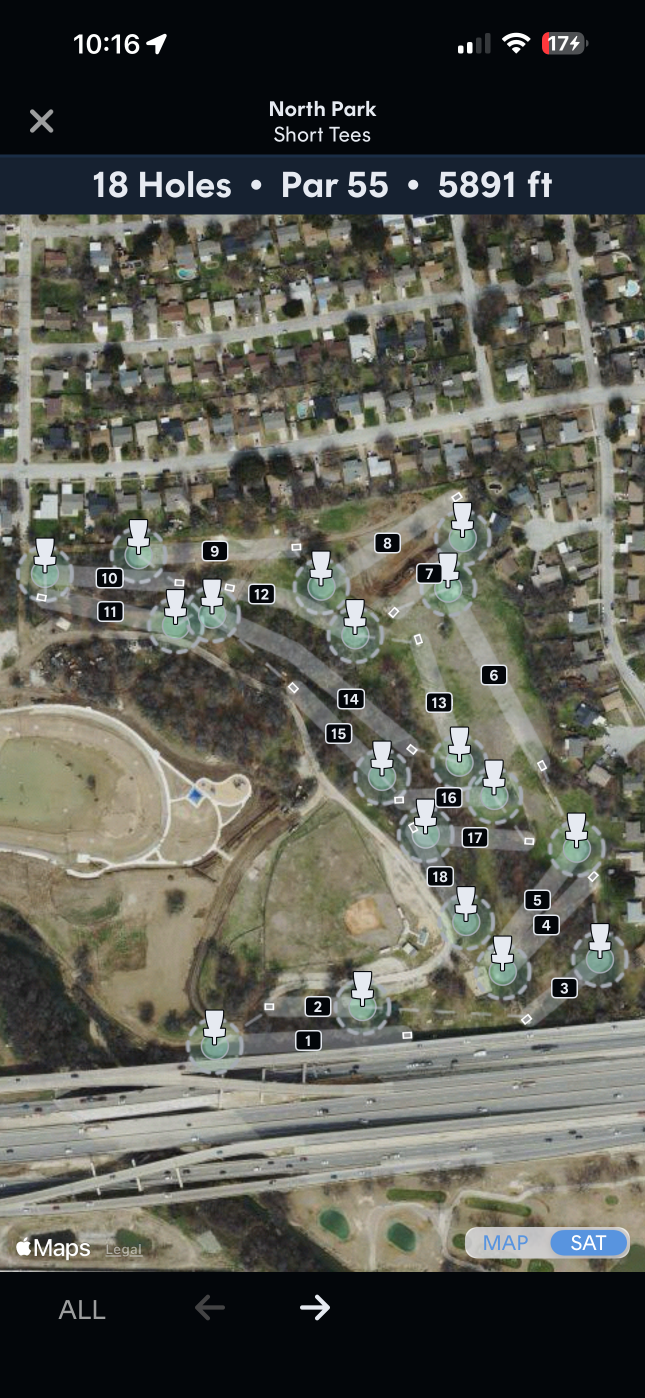
#> input picture specimens/dev/NorthPark-full.png, 1290 x 2796 px, found by its file name (shown at 1/2 size)
$ python freeze_protocol.py
#> lines starting #> are read from the running program, lines starting #| are printed output that depends on the picture
from pathlib import Path
from PIL import Image,ImageDraw,ImageFont
import json,hashlib,math,datetime
p=Path(__file__).parent
sha=lambda b:hashlib.sha256(b).hexdigest()
platform='49255331791b1245cf0f9cd699816175f94e70f2'
font=ImageFont.truetype('/usr/share/fonts/truetype/dejavu/DejaVuSans.ttf',15)
small=ImageFont.truetype('/usr/share/fonts/truetype/dejavu/DejaVuSans.ttf',12)
cases=[dict(name='NorthPark-full',blob='4209f4057c5dacdcd2e895b5ded8e5e5e42f999a',training=[(665,2078),(770,2073)],center=(717.5,2075.5),terrain=(724,1833),crop=(600,1740,260,420),bank=[32,40,48],testimony='No NorthPark testimony directory exists in pinned testimony tree. Both endpoints are supplied from direct visual inspection in original full screenshot; no tee/badge/hole identity is asserted.',terrain_note='Bright tan sports-field patch, visually outside the rendered ribbons. Surface/organic identity is unverified; this is a bright non-path hypothesis.'),dict(name='TowneLake-full',blob='b25f5e74fb1ee18255e148c332f2cd430399cf9a',training=[(369,1725),(305,1835)],center=(320,1804),terrain=(900,2130),crop=(250,1660,720,540),bank=[29,37,45],testimony='Pinned annotation is available but targets absent 1290x2012 historical app crop SHA256 de12c697e0afce02c428df17ccc0ddb99849956387096a6555a64d0967dc1eca. README gives annotation-to-canonical y-1 only; original full screenshot translation is unestablished. Abstain from annotation projection. Both training endpoints are newly supplied visual original-source pixels, not mapped Sam testimony; API tee/badge fields have no semantic identity claim.',terrain_note='Open grass/irregular terrain patch between drawn ribbons, visually inspected as a bright non-path hypothesis. No independent terrain segmentation or semantic truth.')]
protocol={'schema':'chainspot.source-pixel-control-protocol@1','job_id':'E504','worker':'D4','freezeStage':'pre-measurement','frozenAtUTC':datetime.datetime.now(datetime.timezone.utc).isoformat(),'sourceRecipeFreezeSha256':'5b59dce1c7ae87f962c0305697ed883e423bd504fedce5851fb02242309dcf52','sourceCheckoutCommit':'3a5d37f5881fa0745de096293139daba18d8efc2','scope':'Exploratory source-pixel comparisons with caller-selected visual controls; no route ground truth or semantic acceptance. All selected regions are exposed.','coordinateConvention':'Original PNG integer pixel-center coordinates; x right, y down, heading from +x toward +y; normal=(-sin heading,cos heading). Integer crop translation only, no resize or S0 canonical conversion.','sampling':'Retain full RGBA unchanged; no AA muting, masking, normalization or filtering. All occluder boxes empty: manual windows intentionally avoid sprites where possible; texture/ring overlap may remain.','measurementsExecuted':False,'cases':[]}
for c in cases:
 name=c['name']; im=Image.open(p/(name+'.png')).convert('RGBA'); frame=name+':original-1290x2796'
 a,b=c['training']; h=math.atan2(b[1]-a[1],b[0]-a[0]); n=(-math.sin(h),math.cos(h));x,y=c['center']; ox,oy=x+12*n[0],y+12*n[1]
 def station(id,pt,role):return dict(id=id,frame=frame,xPx=pt[0],yPx=pt[1],headingRad=h,t0Px=-18,t1Px=18,role=role)
 stations=[station(name+'-ribbon',c['center'],'proposed visually straight ribbon'),station(name+'-offset12',(ox,oy),'matched +12 px normal translation; heading/window unchanged'),station(name+'-bright-nonpath',c['terrain'],'bright non-path visual control')]
 bx,by,bw,bh=c['crop']; crop=im.crop((bx,by,bx+bw,by+bh)); crop_path=p/(name+'.source-crop.png');crop.save(crop_path)
#> after `crop = im.crop((bx, by, bx + bw, by + bh))`:
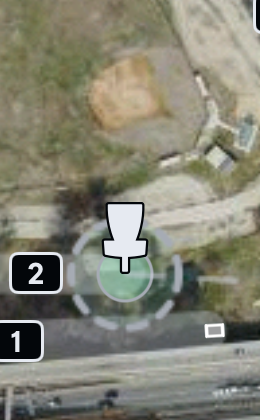
#> crop: PIL image 260x420 RGBA; mean R, G, B, A 132.6, 131.7, 116.4, 255
 record=dict(imageId=name,frame=frame,source=dict(gitRef=platform,path='specimens/dev/'+name+'.png',gitBlob=c['blob'],pngSha256=sha((p/(name+'.png')).read_bytes()),rgbaSha256=sha(im.tobytes()),widthPx=im.width,heightPx=im.height),geometryProvenance=dict(kind='explicit-caller-visual-testimony',author='D4',originalPixelEndpointInspection=True,semanticIdentity='UNKNOWN',annotationAuthority=c['testimony'],brightControl=c['terrain_note']),training=dict(frame=frame,segments=[dict(tee=dict(xPx=a[0],yPx=a[1]),badge=dict(xPx=b[0],yPx=b[1]))],apiFieldWarning='tee and badge are API endpoint names only; visual endpoints do not identify sprites or holes'),stations=stations,localWidthBank=dict(frame=frame,scope='LOCAL',valuesPx=c['bank'],chosenBeforeMeasurements=True,meaning='Explicit candidate widths only; no measured width or physical scale'),occluders=dict(frame=frame,boxes=[]),edgeSearch=dict(latLimPx=20,tolWidthPx=2),sourceCrop=dict(xPx=bx,yPx=by,widthPx=bw,heightPx=bh,translationToCrop=dict(dxPx=-bx,dyPx=-by),resize=False,rawPngFile=crop_path.name,pngSha256=sha(crop_path.read_bytes()),rgbaSha256=sha(crop.tobytes()),requiredSamplingMarginPx=32,marginReason='Profile normal offsets +/-30 px plus 2 px reserve; sensor widths max<=48/2, delta2.5 and tangent +/-4 are covered by 32px margin. All declared training endpoints also >=32px from crop bounds.'),predeclaredExpectedObservation=dict(ribbon='Some bank widths may return finite paired geometry on the visually straight band; all missing/weak/boundary fits remain literal raw diagnostics.',matchedOffset='If both poses fit the same physical edges at the same bank width, candidateCenterMinusFitMidpoint(offset)-candidateCenterMinusFitMidpoint(ribbon) should be about +12 source px. No recenter/rerun or parameter adjustment is authorized. Fixed-pose sensor score may decrease; it is not calibrated.',brightNonpath='Bright non-path may produce positive lanes or paired geometry. Such agreement is a counterexample to semantic path identity, never a false-positive count against independent truth.'),predeclaredFalsifier=dict(geometry='Missing baseline pairs, different fitted edge structures, or failure of the signed +12px midpoint difference weakens/falsifies the proposed same-edge translation observation. Retain outcomes at every width without selecting a winning row.',semantics='Any bright non-path pair or high channel score defeats using these local channels alone as semantic ribbon identification. Negative non-path output would only show this one region did not match.',protocol='Any changed source bytes, resizing, undocumented coordinate translation, insufficient sampling margins, producer execution before release, or output-driven pose/bank adjustment invalidates this freeze.'),acceptance='UNKNOWN; no hard score threshold, calibration, path classification or route association.')
#> record = 13 items
 if name=='TowneLake-full':record['availableTestimony']=[dict(path='testimony/townelake/TowneLake-full.annotation.json',gitBlob='84e8236792ff32c8c38b0b53dd65906aedd4951d',sha256=sha((p/'TowneLake-full.annotation.json').read_bytes()),usedForGeometry=False),dict(path='testimony/townelake/README.md',gitBlob='b8d573dbe279d8af13c0be91f15015bc9193cb99',sha256=sha((p/'TowneLake-testimony-README.md').read_bytes()))]
 # Geometry-only bounds check; never reads RGB values or calls a CV/profile operation.
 pts=[a,b]
 for s in stations:
  for t in (s['t0Px']-4,s['t1Px']+4):
   for z in (-32,32):pts.append((s['xPx']+t*math.cos(h)+z*n[0],s['yPx']+t*math.sin(h)+z*n[1]))
 assert all(bx<=xx<bx+bw and by<=yy<by+bh for xx,yy in pts)
 assert all(min(xx-bx,bx+bw-1-xx,yy-by,by+bh-1-yy)>=32 for xx,yy in (a,b))
 record['sourceCrop']['geometryBoundsCheck']='All profile/sample envelope corner points remain strictly within integer crop; no RGB/edge measurement used.'
 protocol['cases'].append(record)
 # Annotate exact source crop at native pixel size, with title/legend outside raster.
 canvas=Image.new('RGB',(max(bw,760),bh+155),'white');canvas.paste(crop.convert('RGB'),(0,100));d=ImageDraw.Draw(canvas)
#> after `canvas = Image.new('RGB', (max(bw, 760), bh + 155), 'white')`: canvas: PIL image 760x575 RGB; every value is 255
#> after `canvas.paste(crop.convert('RGB'), (0, 100))`:
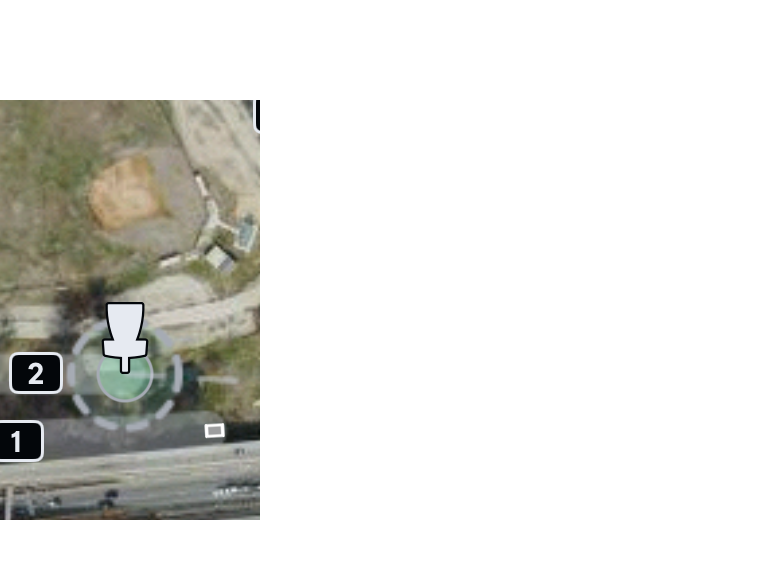
#> canvas: PIL image 760x575 RGB; mean R, G, B 224.4, 224.2, 220.4
 d.text((10,8),name+' | original PNG pixel-center controls | PRE-MEASUREMENT',fill='black',font=font)
 d.text((10,30),f'Native source crop x={bx}, y={by}, width={bw}, height={bh}; no resize',fill='black',font=small)
 d.text((10,49),'Blue: visual training endpoints   Green: proposed ribbon   Red: +12px normal',fill='black',font=small)
 d.text((10,67),'Orange: bright non-path hypothesis. Lines: t[-18,18]; crossbar: normal +/-30px.',fill='black',font=small)
 def cv(pt):return (pt[0]-bx,pt[1]-by+100)
 d.line([cv(a),cv(b)],fill='#00aaff',width=2)
 for pt in (a,b):xx,yy=cv(pt);d.ellipse((xx-3,yy-3,xx+3,yy+3),outline='#00aaff',width=2)
 for s,color,label in zip(stations,['#00bb40','#ff2040','#ffae00'],['R','O','N']):
  sx,sy=s['xPx'],s['yPx'];d.line([cv((sx-18*math.cos(h),sy-18*math.sin(h))),cv((sx+18*math.cos(h),sy+18*math.sin(h)))],fill=color,width=2)
  d.line([cv((sx-30*n[0],sy-30*n[1])),cv((sx+30*n[0],sy+30*n[1]))],fill=color,width=1)
  xx,yy=cv((sx,sy));d.ellipse((xx-3,yy-3,xx+3,yy+3),outline=color,width=2);d.text((xx+5,yy+3),label,fill=color,font=small)
 d.text((10,bh+113),'Caller visual testimony only; Sam annotation mapping unestablished for TowneLake.',fill='black',font=small)
 d.text((10,bh+131),'Source identities and exact source-pixel poses are frozen in protocol.json.',fill='black',font=small)
 canvas.save(p/(name+'.scientific-source.png'))
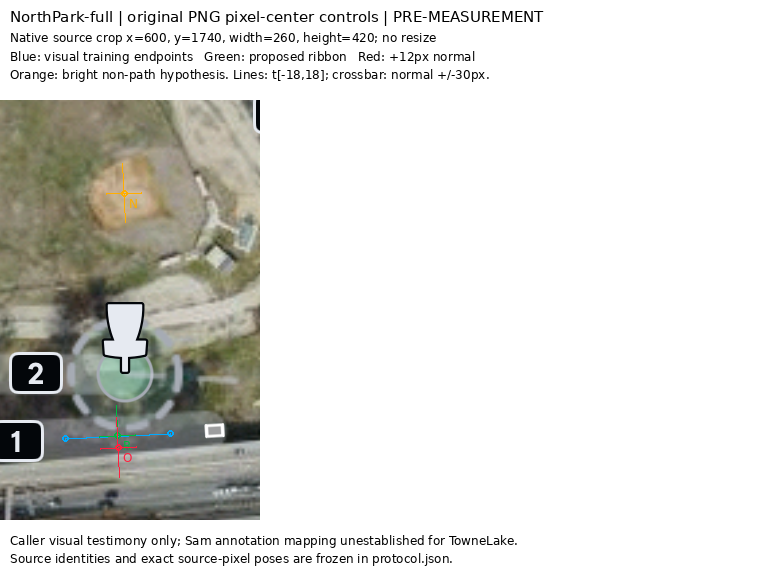
#> saved as NorthPark-full.scientific-source.png: PIL image 760x575 RGB; mean R, G, B 220.3, 220, 216.2
#> pass 2 of the loop `for c in cases:`:
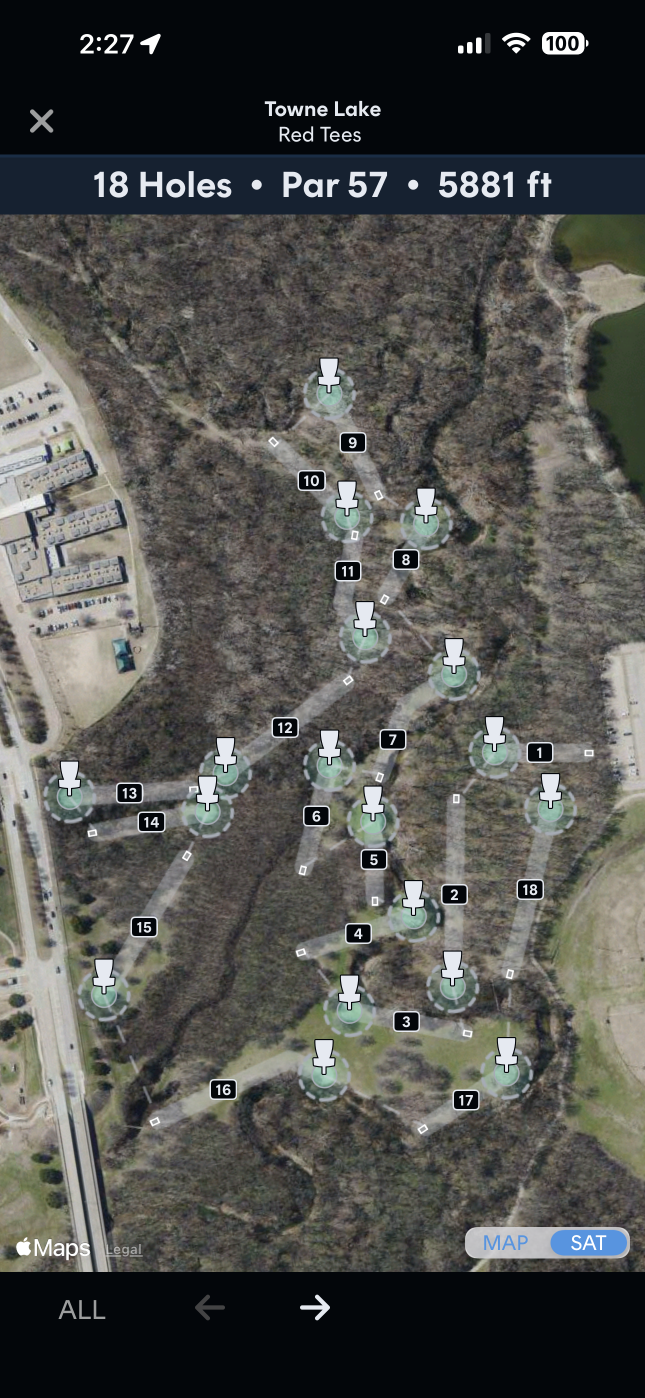
#> input picture specimens/dev/TowneLake-full.png, 1290 x 2796 px, found by its file name (shown at 1/2 size)
#> h = 2.1
#> n = (-0.864, -0.503)
#> ox = 309.6; oy = 1798
#> `crop = im.crop((bx, by, bx + bw, by + bh))`:
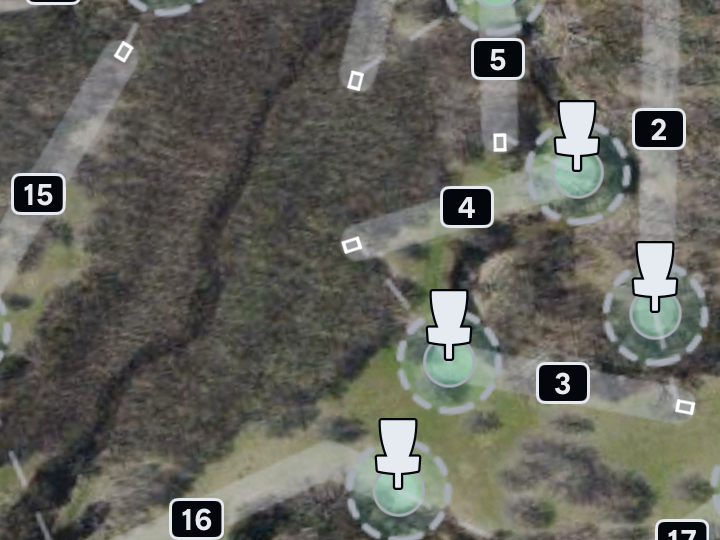
#> crop: PIL image 720x540 RGBA; mean R, G, B, A 100, 100.2, 92.6, 255
#> (the run stopped early here; a loop or call above may not have finished)
